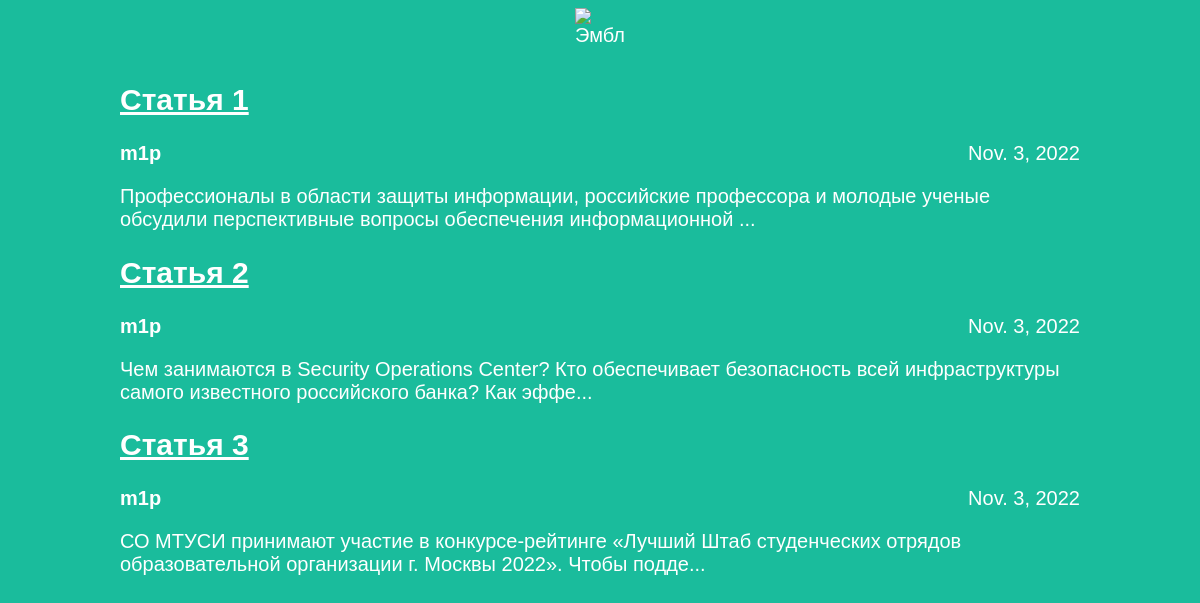
The page / on the database its author committed.
### articles/models.py (models this page shows, shortened)
class Article(models.Model):
    title = models.CharField(max_length=200)
    author = models.ForeignKey(User, on_delete=models.CASCADE)
    text = models.TextField()
    created_date = models.DateField(auto_now_add=True)
    def get_excerpt(self):
        return self.text[:140] + "..." if len(self.text) > 140 else self.text

### articles/views.py (the view)
# urls.py: path('', views.archive, name='archive'),
def archive(request):
    return render(request, 'archive.html', {"posts": Article.objects.all()})

### articles/templates/archive.html (shortened to what this page needs)
{% load static %}
<!DOCTYPE html>
<html>
    <head>
        <link rel="stylesheet" href="{% static 'css/article.css' %}" />
    </head>
</html>
<body>
    <div class="header">
        <img src="https://upload.wikimedia.org/wikipedia/commons/thumb/0/03/%D0%9B%D0%BE%D0%B3%D0%BE%D1%82%D0%B8%D0%BF.svg/1200px-%D0%9B%D0%BE%D0%B3%D0%BE%D1%82%D0%B8%D0%BF.svg.png" alt="Эмблема" width="50" height="50">
    </div>
    <div class="archive">
        {% for post in posts %}
            <div class="one-post">
                <h2 class="post-title">
                    <a href="http://127.0.0.1:8000/article/{{ post.id }}/"> {{ post.title }} </a>
                </h2>
                <div class="article-info">
                <div class="article-author">{{ post.author.username }}</div>
                <div class="article-created-date">{{ post.created_date }}</div>
                </div>
                <p class="article-text">{{ post.get_excerpt }}</p>
            </div>
        {% endfor %}
    </div>
</body>

### articles/static/css/article.css (style rules this page uses)
body { background: #1abc9c; font-family: Tahoma, Arial, sans-serif; color: #ffffff; font-size: 20px; }
.header img { display: block; width: 50px; margin-left: auto; margin-right: auto; }
.archive { width: 960px; margin-left: auto; margin-right: auto; }
.post-title a { color: #ffffff; }
.article-author { width: 50%; float: left; font-weight: bold; }
.article-created-date { text-align: right; }

### rows shown on the page
Article: title "Статья 1", author.username "m1p", created_date "Nov. 3, 2022", get_excerpt "Профессионалы в области защиты информации, российские профессора и молодые ученые обсудили перспективные вопросы обеспечения информационной ..."
Article: title "Статья 2", author.username "m1p", created_date "Nov. 3, 2022", get_excerpt "Чем занимаются в Security Operations Center? Кто обеспечивает безопасность всей инфраструктуры самого известного российского банка? Как эффе..."
Article: title "Статья 3", author.username "m1p", created_date "Nov. 3, 2022", get_excerpt "СО МТУСИ принимают участие в конкурсе-рейтинге «Лучший Штаб студенческих отрядов образовательной организации г. Москвы 2022». Чтобы подде..."
